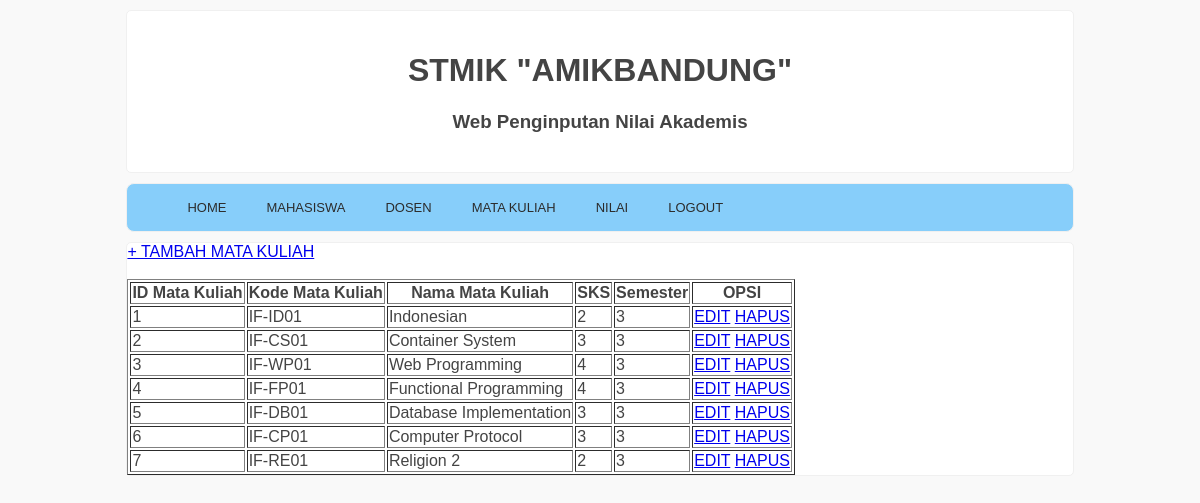
Screenshot of /admin/?page=matkul with the database file from the repository.
### tables this page shows
CREATE TABLE `matkul` (
  `id_matkul` int(11) NOT NULL,
  `kd_matkul` varchar(15) NOT NULL,
  `nama_matkul` varchar(50) NOT NULL,
  `sks` int(5) NOT NULL,
  `semester` int(5) NOT NULL
);

### src/admin/halaman/operasi_matkul/matkul.php (the view)
<!DOCTYPE html>
<html>
<body>
  <a href="index.php?page=tambah_matkul">+ TAMBAH MATA KULIAH</a>
  <br />
  <br />
  <table border="1">
    <tr>
      <th>ID Mata Kuliah</th>
      <th>Kode Mata Kuliah</th>
      <th>Nama Mata Kuliah</th>
      <th>SKS</th>
      <th>Semester</th>
      <th>OPSI</th>
    </tr>
    <?php
    include 'koneksi.php';
    $no = 1;
    $data = mysqli_query($koneksi, "select * from matkul");
    while($d = mysqli_fetch_array($data)){
        ?>
    <tr>
      <td><?php echo $no++; ?></td>
      <td><?php echo $d['kd_matkul']; ?></td>
      <td><?php echo $d['nama_matkul']; ?></td>
      <td><?php echo $d['sks']; ?></td>
      <td><?php echo $d['semester']; ?></td>
      <td>
        <a href="index.php?page=edit_matkul&id_matkul= <?php echo $d['id_matkul']; ?>">EDIT</a>
        <a href="index.php?page=hapus_matkul&id_matkul= <?php echo $d['id_matkul']; ?>"
          onclick="return confirm('Apakah anda yakin untuk menghapus data ini?');">HAPUS</a>
      </td>
    </tr>
    <?php
    }
    ?>
  </table>
</body>
</html>

### src/admin/style.css (style rules this page uses)
body { background-color: #f9f9f9; font-size: 16px; color: #444; font-family: sans-serif; }

### rows the page displays
matkul: kd_matkul "IF-ID01", nama_matkul "Indonesian", sks "2", semester "3"
matkul: kd_matkul "IF-CS01", nama_matkul "Container System", sks "3", semester "3"
matkul: kd_matkul "IF-WP01", nama_matkul "Web Programming", sks "4", semester "3"
matkul: kd_matkul "IF-FP01", nama_matkul "Functional Programming", sks "4", semester "3"
matkul: kd_matkul "IF-DB01", nama_matkul "Database Implementation", sks "3", semester "3"
matkul: kd_matkul "IF-CP01", nama_matkul "Computer Protocol", sks "3", semester "3"
matkul: kd_matkul "IF-RE01", nama_matkul "Religion 2", sks "2", semester "3"
